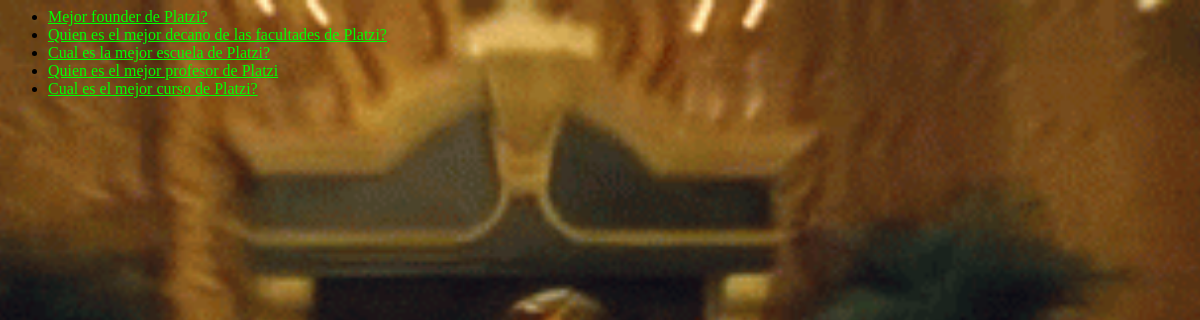
Screenshot of /polls/ with the database file from the repository.
### polls/models.py (models this page shows, shortened)
class Question(models.Model):
    question_text = models.CharField(max_length=200)
    pub_date = models.DateTimeField('date published')

### polls/views.py (the view)
# urls.py: path("", views.IndexView.as_view(), name="index"),
class IndexView(generic.ListView):
    template_name = 'polls/index.html'
    context_object_name = 'latest_question_list'
    def get_queryset(self):
        return Question.objects.filter(pub_date__lte = timezone.now()).order_by('-pub_date')[:5]

### polls/templates/polls/index.html
{% load static %}
<link rel="stylesheet" href="{% static 'polls/css/style.css' %}">
{% if latest_question_list %}
    <ul>
    {% for question in latest_question_list %}
        <li><a href="{% url 'polls:detail' question.id %}"> {{ question.question_text }} </a></li>
    {% endfor %}
    </ul>
{% else %}
    <p>No polls are available.</p>
{% endif %}

### polls/static/polls/css/style.css (style rules this page uses)
li a { color: #0f0; }

### rows the page displays
Question: question_text "Mejor founder de Platzi?"
Question: question_text "Quien es el mejor decano de las facultades de Platzi?"
Question: question_text "Cual es la mejor escuela de Platzi?"
Question: question_text "Quien es el mejor profesor de Platzi"
Question: question_text "Cual es el mejor curso de Platzi?"
